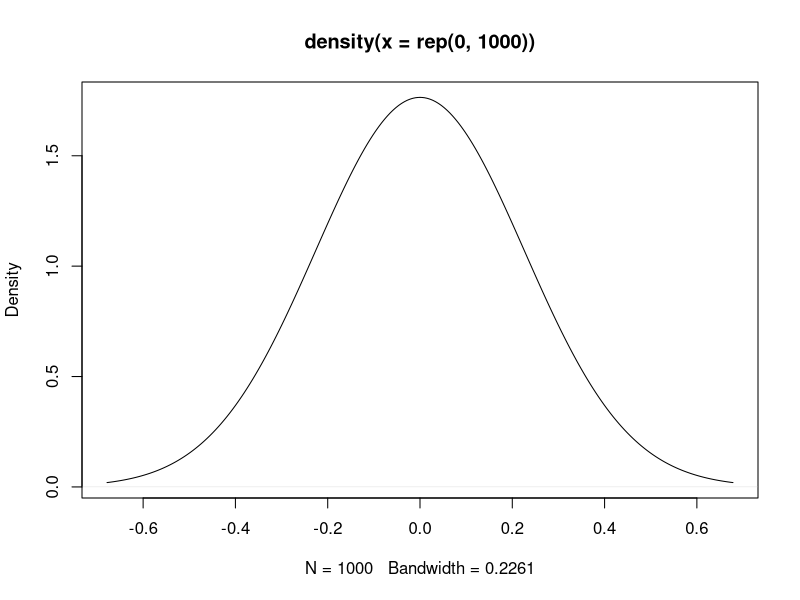
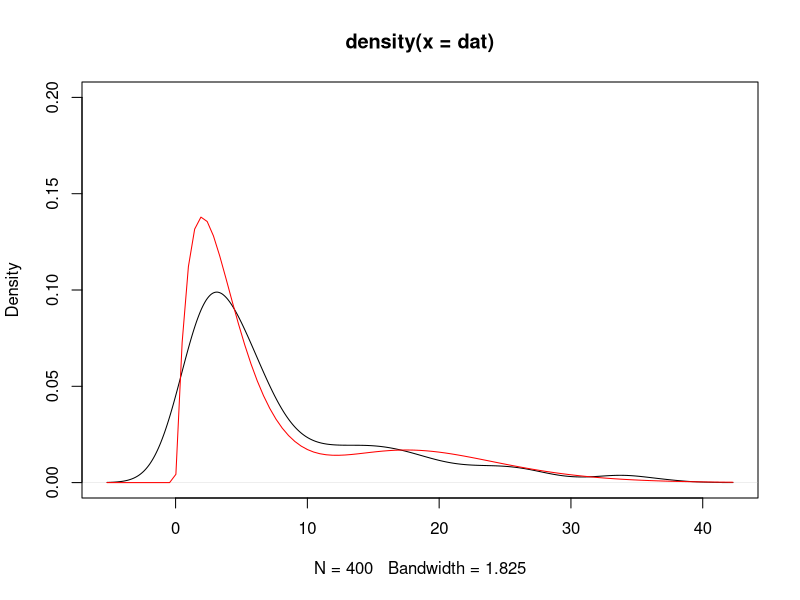

Source code (R) for these figures, in order:
plot(density(rep(0,1000)))
set.seed(10)
dat<-c(rgamma(300,shape = 2,scale = 2),rgamma(100,shape = 10,scale = 2))
plot(density(dat),ylim=c(0,0.2))
dfn<-function(x,a,alpha1,alpha2,theta){  
    a*dgamma(x,shape=alpha1,scale=theta)+(1-a)*dgamma(x,shape=alpha2,scale=theta)}  
pfn<-function(x,a,alpha1,alpha2,theta){  
    a*pgamma(x,shape=alpha1,scale=theta)+(1-a)*pgamma(x,shape=alpha2,scale=theta)}  
curve(dfn(x,0.75,2,10,2),add=T,col="red")  